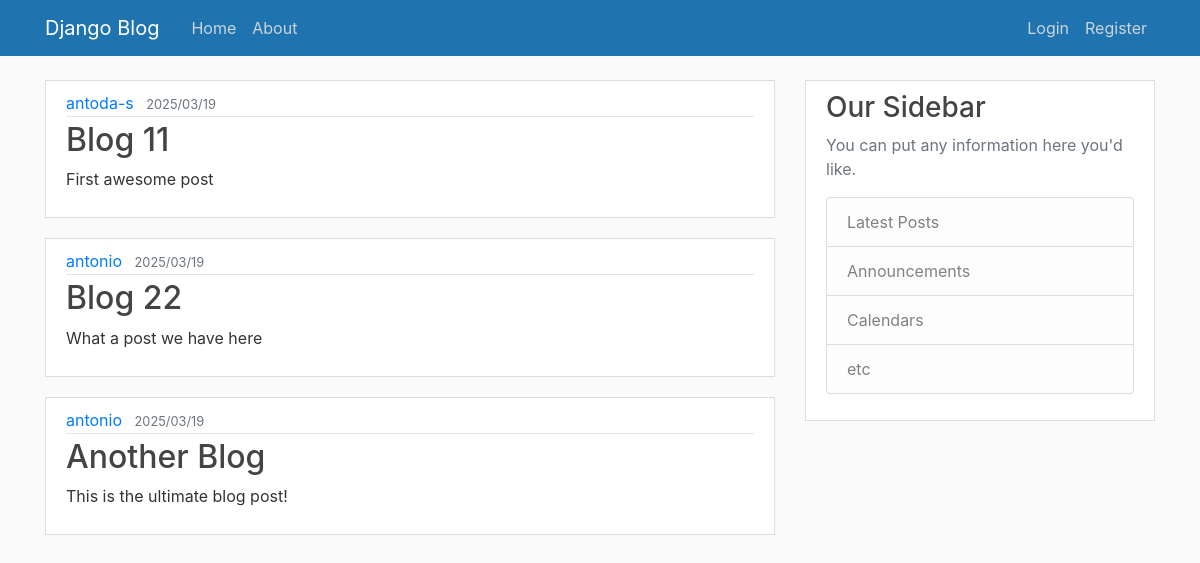
Screenshot of /blog/ with the database file from the repository.
### blog/models.py (models this page shows, shortened)
class Post(models.Model):
    title = models.CharField(max_length=100)
    content = models.TextField()
    date_posted = models.DateTimeField(default=timezone.now)
    author = models.ForeignKey(User, on_delete=models.CASCADE)

### blog/views.py (the view)
# urls.py: 2. Add a URL to urlpatterns:  path('', views.home, name='home')
def home(request):
	context = {
		'posts': Post.objects.all()
	}
	return render(request, 'blog/home.html', context)

### blog/templates/blog/home.html (shortened to what this page needs)
{% extends "blog/base.html" %}
{% block content %}
		{% for post in posts %}
			<article class="media content-section">
				<div class="media-body">
					<div class="article-metadata">
						<a class="mr-2" href="#">{{ post.author }}</a>
						<small class="text-muted">{{ post.date_posted|date:"Y/m/d" }}</small>
					</div>
					<h2><a class="article-title" href="#">{{ post.title }}</a></h2>
					<p class="article-content">{{ post.content }}</p>
				</div>
			</article>
		{% endfor %}
{% endblock content %}

### blog/static/blog/main.css (style rules this page uses)
body { background: #fafafa; color: #333333; margin-top: 5rem; }
h1, h2, h3, h4, h5, h6 { color: #444444; }
.content-section { background: #ffffff; padding: 10px 20px; border: 1px solid #dddddd; border-radius: 0px; margin-bottom: 20px; }
.article-title { color: #444444; }
.article-content { white-space: pre-line; }
.article-metadata { padding-bottom: 1px; margin-bottom: 4px; border-bottom: 1px solid #e3e3e3 }

### rows the page displays
Post: author "antoda-s", date_posted "2025/03/19", title "Blog 11", content "First awesome post"
Post: author "antonio", date_posted "2025/03/19", title "Blog 22", content "What a post we have here"
Post: author "antonio", date_posted "2025/03/19", title "Another Blog", content "This is the ultimate blog post!"
